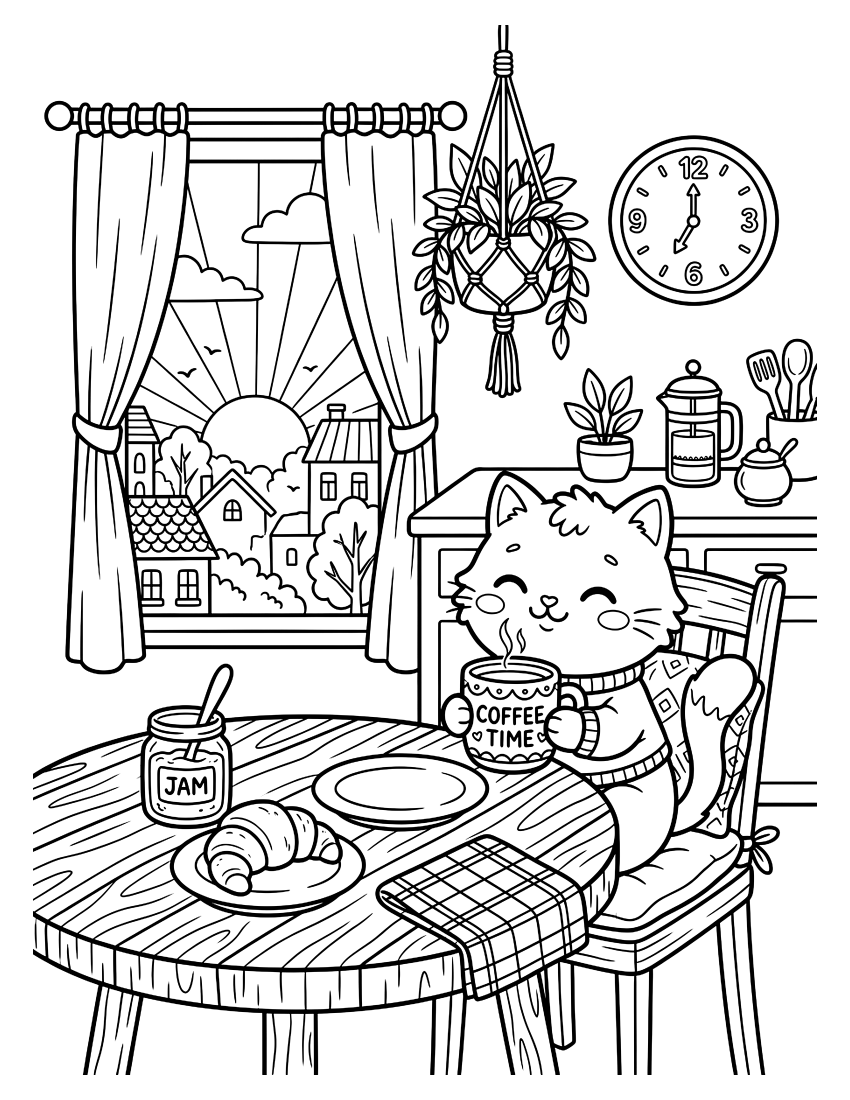
#> input picture delivery/cozy_cats_daily_life/pages/page_01.png, 2550 x 3300 px (shown at 1/3 size)
$ python -i generate_aplus_images.py   (imports and definitions only)
#> lines starting #> are read from the running program, lines starting #| are printed output that depends on the picture
#> further down, picture is the input picture: PIL image 2550x3300 L; min 0, max 255, mean 217
#!/usr/bin/env python3
"""Generate A+ Content images for a KDP book using the chatgpt renderer.

Reads output/{theme_key}/aplus_content.json, generates each module with the
chatgpt renderer, crops/resizes to the exact A+ pixel size, then composites
real cover/page files on top using Pillow (no placeholder text in final image).

Usage:
    python scripts/generate_aplus_images.py <theme_key> [--renderer chatgpt|ai33|nanopic]
"""
import json
import os
import sys

sys.path.insert(0, os.path.dirname(__file__))

from PIL import Image, ImageFilter
import image_providers


# A+ size → nearest supported aspect ratio
SIZE_TO_ASPECT = {
    "970x500": "16:9",
    "970x600": "4:3",
}


# ── Pillow composite helpers ─────────────────────────────────────────────────

def _drop_shadow(img: Image.Image, offset: int = 8, blur: int = 14, alpha: int = 55) -> Image.Image:
    """Return an RGBA image with a soft drop-shadow behind the original."""
#> called with offset = 8, blur = 14, alpha = 55
    img = img.convert("RGBA")
    pad = blur * 2 + abs(offset)
    canvas = Image.new("RGBA", (img.width + pad * 2, img.height + pad * 2), (0, 0, 0, 0))
#> canvas: PIL image 2622x3372 RGBA; every value is 0
    shadow = Image.new("RGBA", img.size, (0, 0, 0, alpha))
    shadow.putalpha(img.split()[3])
    canvas.paste(shadow, (pad + offset, pad + offset), shadow)
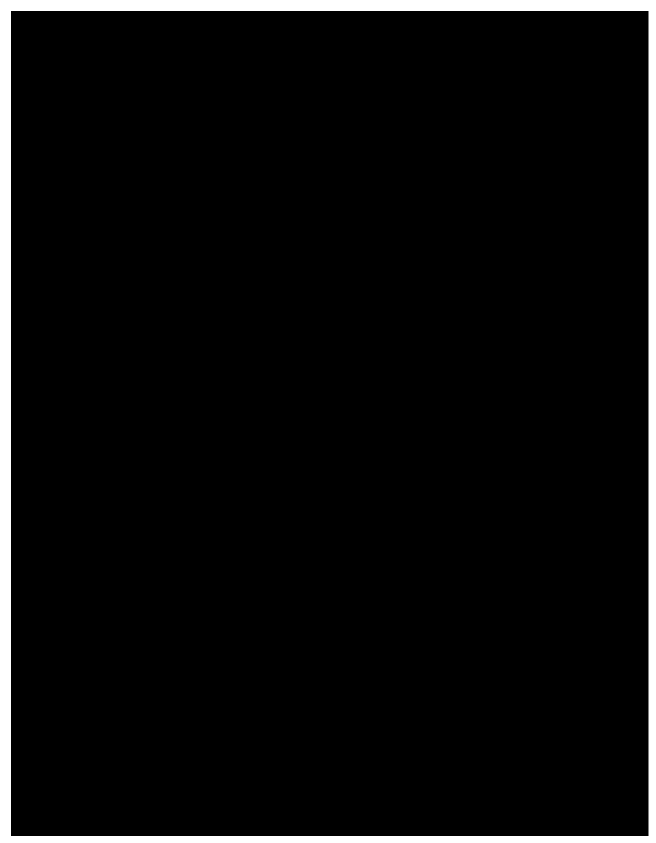
#> canvas: PIL image 2622x3372 RGBA (shown at 1/4 size); mean R, G, B, A 0, 0, 0, 242.7; transparent parts drawn white
    canvas = canvas.filter(ImageFilter.GaussianBlur(blur))
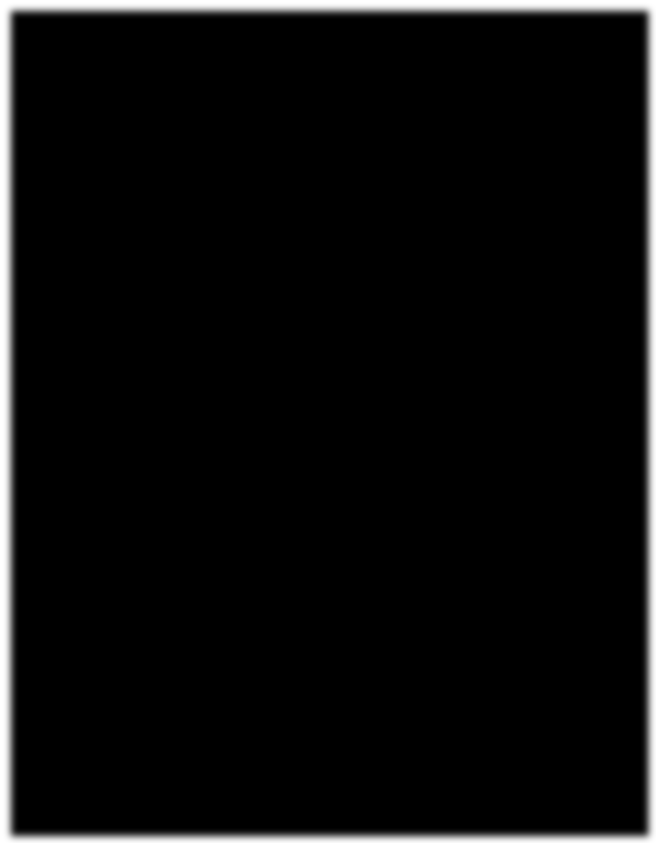
#> canvas: PIL image 2622x3372 RGBA (shown at 1/4 size); mean R, G, B, A 0, 0, 0, 242.7; transparent parts drawn white
    canvas.paste(img, (pad, pad), img)
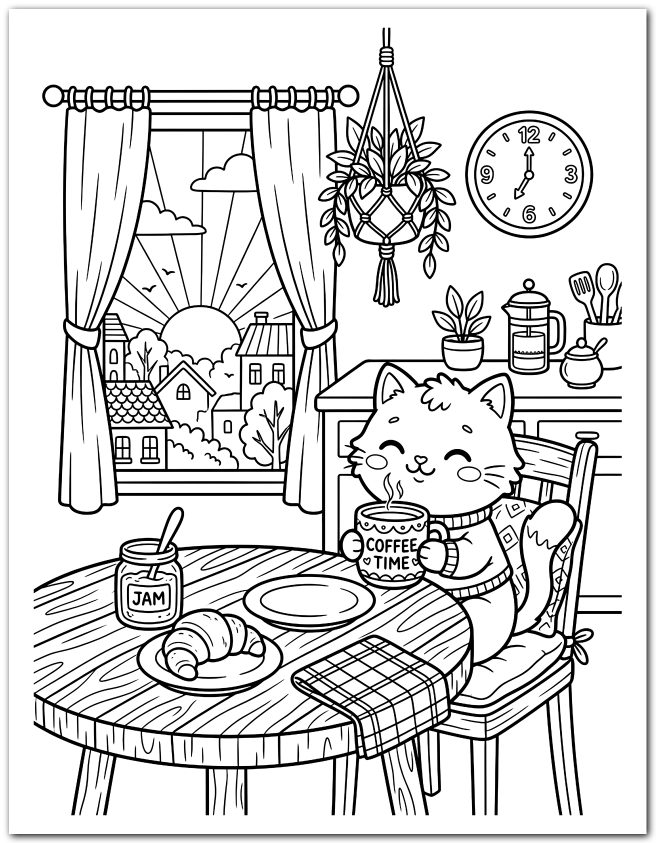
#> canvas: PIL image 2622x3372 RGBA (shown at 1/4 size); mean R, G, B, A 206.6, 206.6, 206.6, 244.9; transparent parts drawn white
    return canvas


# [157 lines left out: functions _paste_centered, composite_cover, composite_polaroids, apply_composites, resize_to_aplus, main, not called in this run]


# [2 lines not run here, left out]

>>> from PIL import Image
>>> picture = Image.open('../delivery/cozy_cats_daily_life/pages/page_01.png')
>>> result = _drop_shadow(picture)

$ run again, on delivery/cozy_cats_daily_life/pages/page_28.png
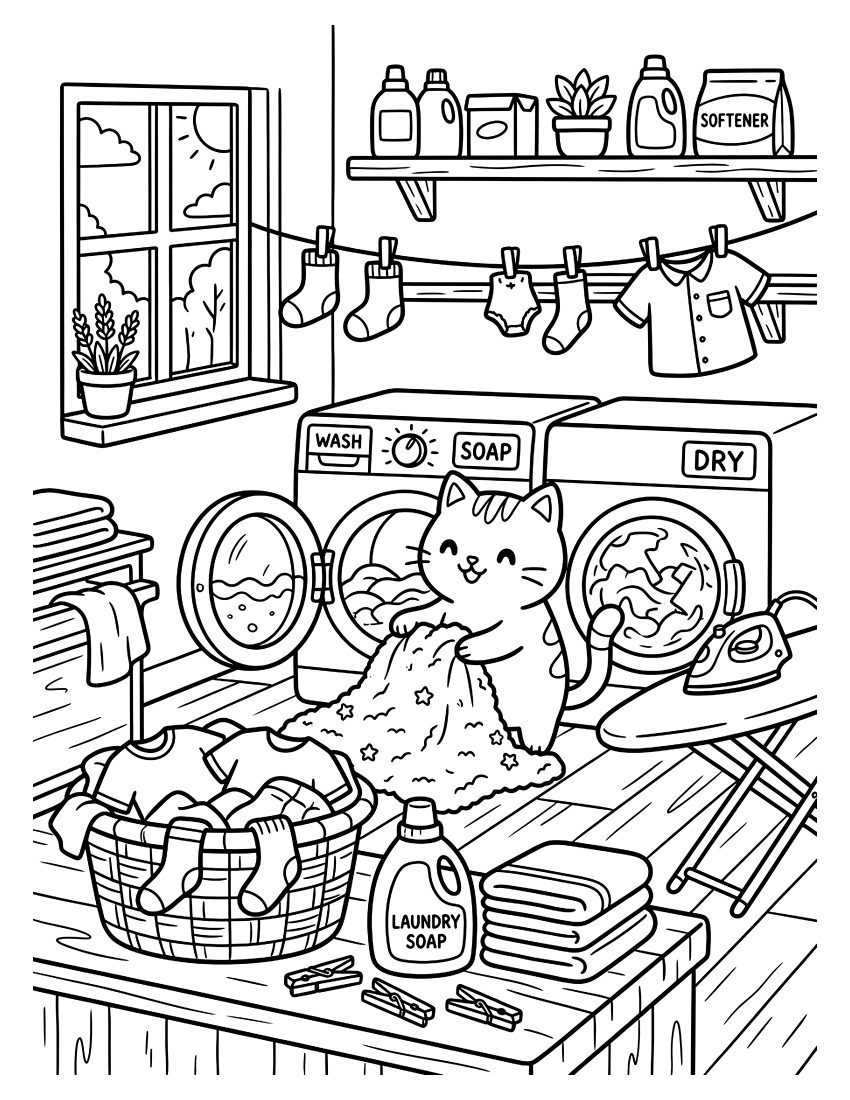
#> input picture delivery/cozy_cats_daily_life/pages/page_28.png, 2550 x 3300 px (shown at 1/3 size)
#> picture is the input picture: PIL image 2550x3300 L; min 0, max 255, mean 213.2
#> in _drop_shadow, `canvas.paste(img, (pad, pad), img)`:
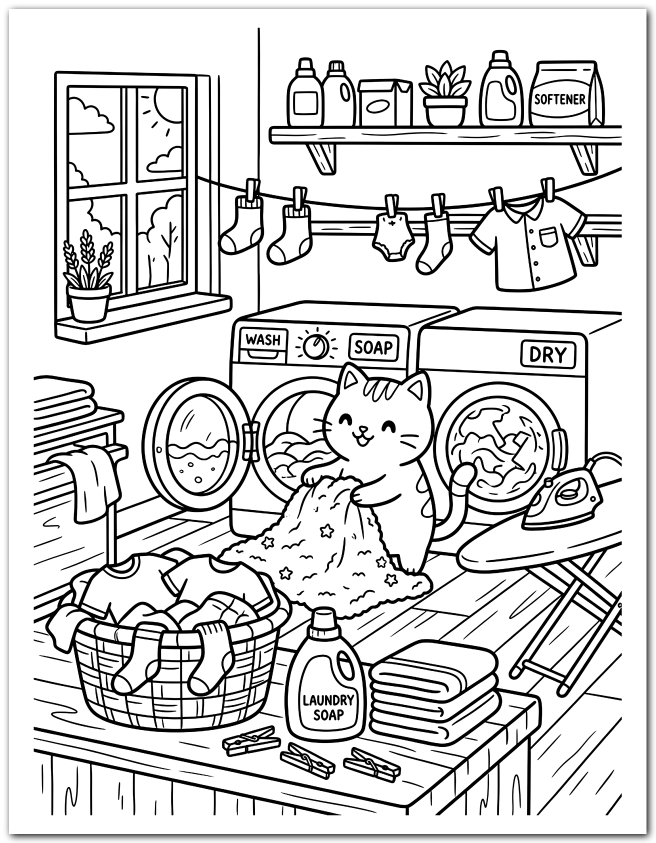
#> canvas: PIL image 2622x3372 RGBA (shown at 1/4 size); mean R, G, B, A 203, 203, 203, 244.9; transparent parts drawn white

$ run again, on delivery/cozy_cats_daily_life/pages/page_38.png
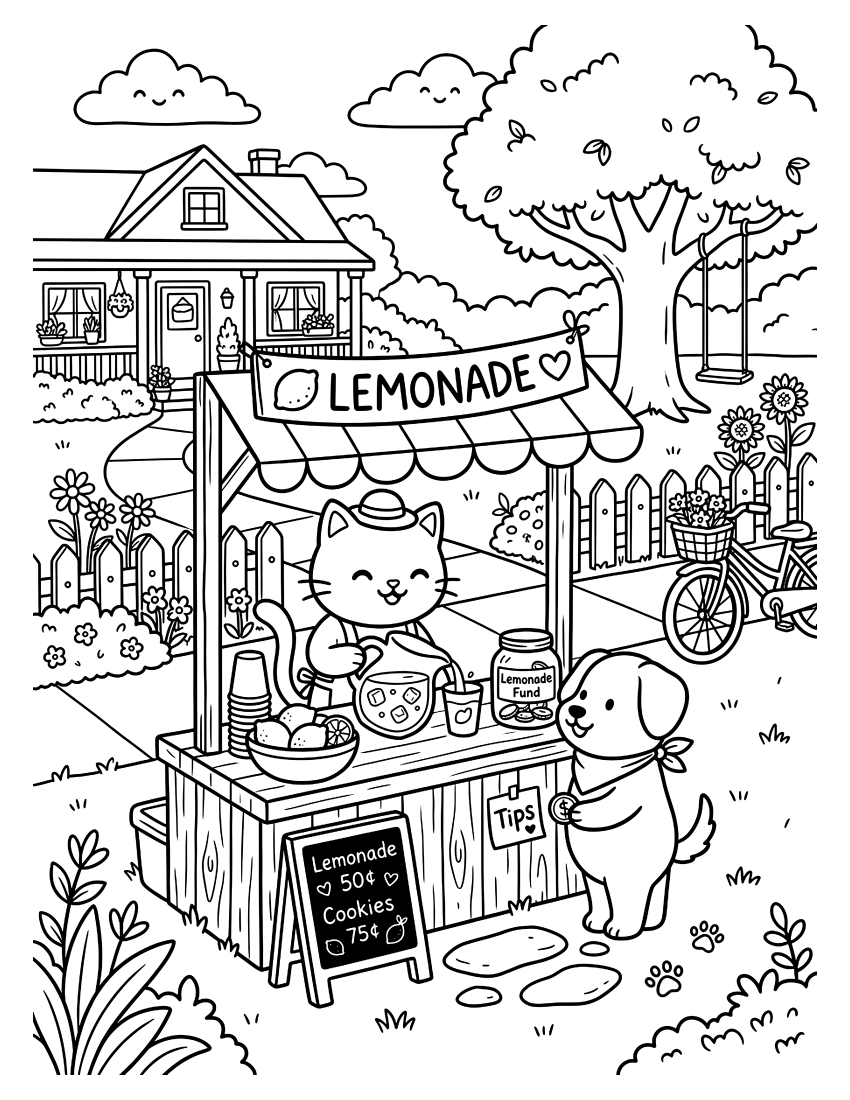
#> input picture delivery/cozy_cats_daily_life/pages/page_38.png, 2550 x 3300 px (shown at 1/3 size)
#> picture is the input picture: PIL image 2550x3300 L; min 0, max 255, mean 213.5
#> in _drop_shadow, `canvas.paste(img, (pad, pad), img)`:
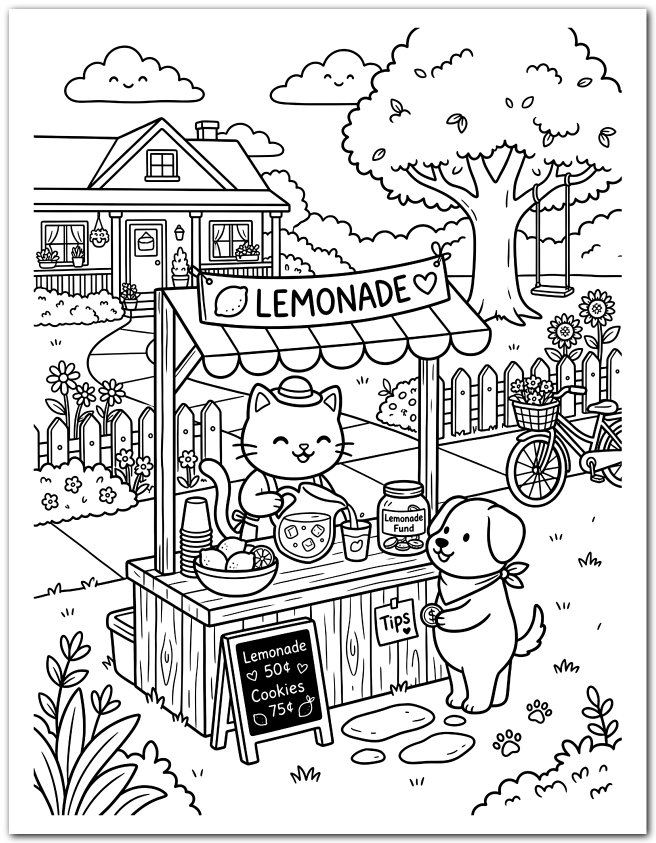
#> canvas: PIL image 2622x3372 RGBA (shown at 1/4 size); mean R, G, B, A 203.2, 203.2, 203.2, 244.9; transparent parts drawn white
